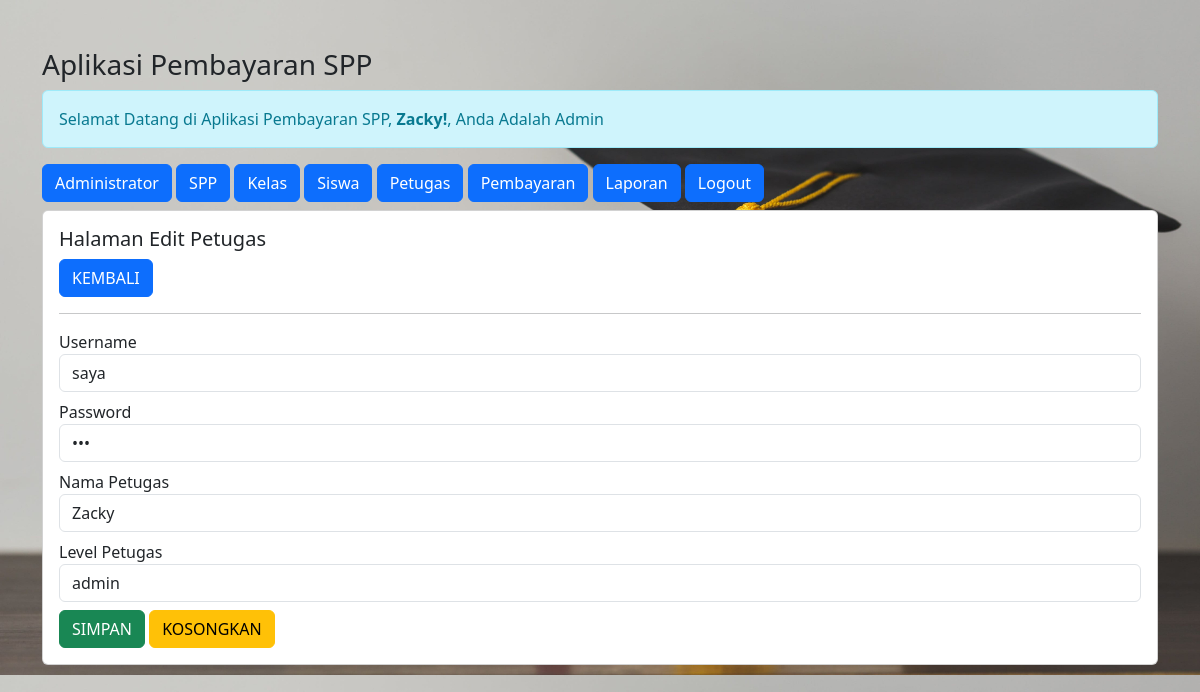
/admin/admin.php?url=edit-petugas&id_petugas=1 (signed in), run on the app's committed database.
### tables this page shows
CREATE TABLE `petugas` (
  `id_petugas` int(11) NOT NULL,
  `username` varchar(25) NOT NULL,
  `password` varchar(32) NOT NULL,
  `nama_petugas` varchar(35) NOT NULL,
  `level` enum('admin','petugas') NOT NULL
);

### admin/edit-petugas.php (the view, shortened to what this page needs)
<?php
$id_petugas = $_GET['id_petugas'];
include '../koneksi.php';
$sql = "SELECT * FROM petugas WHERE id_petugas = '$id_petugas'";
$query = mysqli_query($koneksi, $sql);
$data = mysqli_fetch_array($query);
?>
<h5>Halaman Edit Petugas</h5>
<a href="?url=petugas" class="btn btn-primary"> KEMBALI </a>
<hr>
<form method="post" action="?url=proses-edit-petugas&id_petugas=<?= $id_petugas; ?>">
    <div class="form-group mb-2">
        <label>Username</label>
        <input value="<?= $data['username'] ?>" type="text" name="username" class="form-control" required>
    </div>
    <div class="form-group mb-2">
        <label>Password</label>
        <input value="<?= $data['password'] ?>" type="password" name="password" maxlength="20" class="form-control" required>
    </div>
    <div class="form-group mb-2">
        <label>Nama Petugas</label>
        <input value="<?= $data['nama_petugas'] ?>" type="text" name="nama_petugas" maxlength="20" class="form-control" required>
    </div>
    <div class="form-group mb-2">
        <label>Level Petugas</label>
        <select name="level" class="form-control" required>
            <option value="<?= $data['level'] ?>"><?= $data['level'] ?></option>
        </select>
    </div>
    <div class="form-group">
        <button type="submit" class="btn btn-success"> SIMPAN </button>
        <button type="reset" class="btn btn-warning"> KOSONGKAN </button>
    </div>
</form>

### admin/admin.php (style rules this page uses)
body { background-image: url(../img/bg.jpg); background-size: 100%; }

### data on the page
petugas: username "saya", nama_petugas "Zacky", level "admin"

### other printed values
$_SESSION['nama_petugas'] "Zacky"
